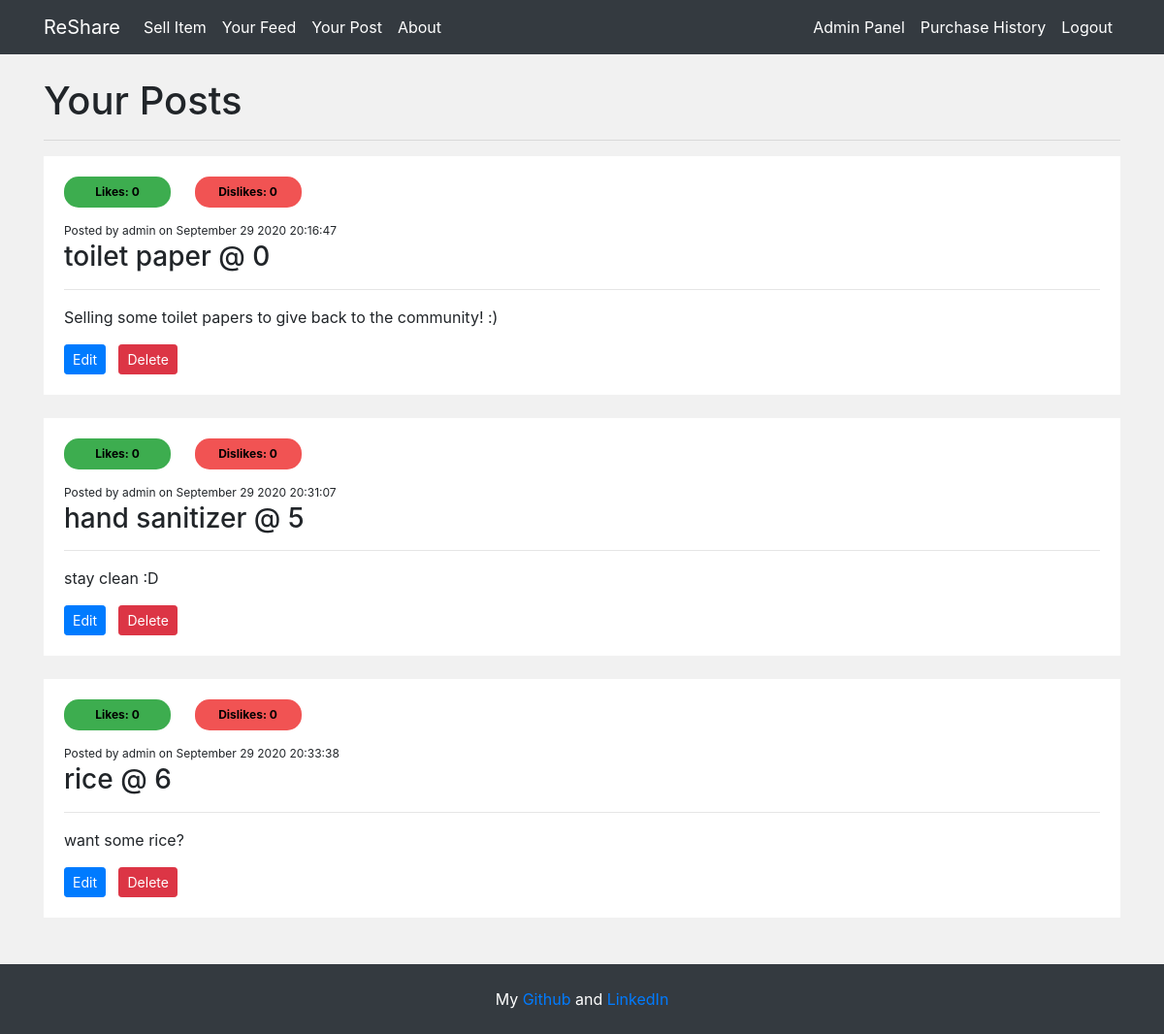
Page /user/post (signed in) on the committed database.
### app/models.py (models this page shows, shortened)
class PostData(db.Model):
    id = db.Column(db.Integer, primary_key=True)
    item = db.Column(db.String(20), nullable=False) # TODO
    stock = db.Column(db.Integer, nullable=False)
    content = db.Column(db.Text, nullable=False)
    author = db.Column(db.String(20), nullable=False, default='Unknown')
    date = db.Column(db.DateTime, nullable=False, default=datetime.now)
    likes = db.Column(db.Integer, nullable=False, default=0)
    dislikes = db.Column(db.Integer, nullable=False, default=0)

### app/routes.py (the view)
@app.route('/user/post')
@login_required
def user_posts():
    feed_posts = PostData.query.filter_by(author=current_user.username).order_by(PostData.likes.desc()).all()
    return render_template("posts.html", feed=feed_posts)

### app/models.py (called while the page is built)
@login_manager.user_loader
def load_user(user_id):
    return UserData.query.get(int(user_id))

### app/templates/posts.html (shortened to what this page needs)
{% extends 'base.html' %}  {% block body %}
<h1>Your Posts</h1>
<hr />
{%if feed%} {% for post in feed%}
<div class="post-container" id="{{post.id}}">
  {%if current_user.is_authenticated%}
  <div class="like-bar">
    {%else%}
    <div class="like-bar-view">
      {%endif%}
      <button class="upvote">Likes: {{post.likes}}</button>
      <button class="devote">Dislikes: {{post.dislikes}}</button>
    </div>
    <div
      id="{{post.id}}"
      style="cursor: pointer"
      onclick="window.location='{{url_for('display_post', id=post.id)}}';"
    >
      <small>Posted by {{post.author}} on </small>
      <small class="publish-date">{{post.date}}</small>
      <h3>{{post.item}} @ {{post.stock}}</h3>
      <hr />
      <p style="white-space: pre-wrap">{{post.content}}</p>
      {% if current_user.username == post.author or current_user.username ==
      "admin"%}
      <a
        href="{{url_for('edit_post', id=post.id)}}"
        class="btn btn-primary btn-sm"
        >Edit</a
      >
      <a
        href="{{url_for('delete_post', id=post.id)}}"
        class="btn btn-danger btn-sm"
        >Delete</a
      >
      {%endif%}
    </div>
  </div>
  <br />
  {%endfor%} {%else%}
  <i> No posts in feed</i>
  <br />
  <br />
  {%endif%} {% endblock %}

### app/static/main.css (style rules this page uses)
.upvote, .devote { padding: 7px; margin-right: 20px; margin-bottom: 10px; border-radius: 15px; width: 110px; font-size: 12px; font-weight: bold; border: none; }
.upvote { background-color: #3dad4f; }
.devote { background-color: #f15353; }
small { font-size: 12px; }
.post-container { padding: 20px; border: 1px solid white; background-color: white; }

### rows in the picture
PostData: likes "0", dislikes "0", author "admin", item "toilet paper", stock "0", content "Selling some toilet papers to give back to the community! :)"
PostData: likes "0", dislikes "0", author "admin", item "hand sanitizer", stock "5", content "stay clean :D"
PostData: likes "0", dislikes "0", author "admin", item "rice", stock "6", content "want some rice?"
